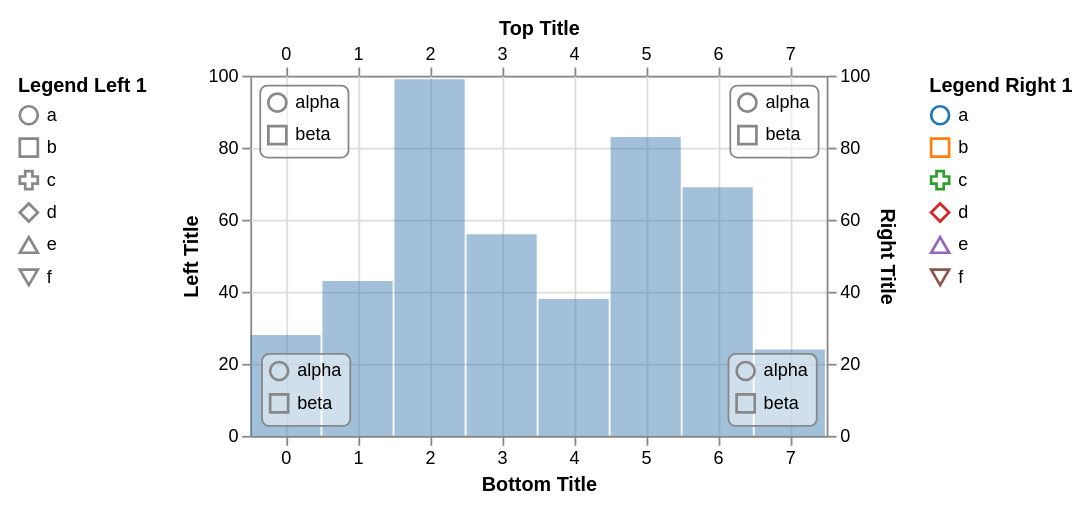

The specification (Vega-Lite) saved for this image:
### Vega specification from a JSON file in a GitHub repository (floating-point values rounded to 4 significant figures)
{"$schema": "https://vega.github.io/schema/vega/v3.0.json", "height": 200, "padding": 10, "signals": [{"name": "width", "update": "span(range('xscale'))"}, {"name": "cursor", "value": "default", "on": [{"events": {"marktype": "rect", "type": "mousedown"}, "update": {"value": "default"}}, {"events": {"marktype": "rect", "type": "mouseover"}, "update": {"value": "ew-resize"}}, {"events": {"marktype": "rect", "type": "mouseout"}, "update": {"value": "default"}}]}], "data": [{"name": "values", "values": [{"x": 0, "y": 28}, {"x": 1, "y": 43}, {"x": 2, "y": 99}, {"x": 3, "y": 56}, {"x": 4, "y": 38}, {"x": 5, "y": 83}, {"x": 6, "y": 69}, {"x": 7, "y": 24}]}], "scales": [{"name": "xscale", "type": "band", "rangeStep": 40, "domain": {"data": "values", "field": "x"}}, {"name": "yscale", "type": "linear", "range": [{"signal": "height"}, 0], "domain": {"data": "values", "field": "y"}, "zero": true, "nice": true}, {"name": "shapeScale", "type": "ordinal", "domain": ["a", "b", "c", "d", "e", "f"], "range": ["circle", "square", "cross", "diamond", "triangle-up", "triangle-down"]}, {"name": "colorScale", "type": "ordinal", "domain": ["a", "b", "c", "d", "e", "f"], "scheme": "category10"}, {"name": "innerScale", "type": "ordinal", "domain": ["alpha", "beta"], "range": ["circle", "square"]}], "axes": [{"scale": "yscale", "orient": "left", "tickCount": 5, "grid": false, "domain": true, "title": "Left Title"}, {"scale": "yscale", "orient": "right", "tickCount": 5, "grid": true, "domain": true, "title": "Right Title"}, {"scale": "xscale", "orient": "top", "grid": false, "domain": true, "title": "Top Title"}, {"scale": "xscale", "orient": "bottom", "grid": true, "domain": true, "title": "Bottom Title"}], "legends": [{"shape": "shapeScale", "stroke": "colorScale", "title": "Legend Right 1"}, {"shape": "shapeScale", "orient": "left", "title": "Legend Left 1"}, {"shape": "innerScale", "orient": "top-left", "offset": 5, "padding": 4, "encode": {"legend": {"enter": {"fill": {"value": "#fff"}, "fillOpacity": {"value": 0.5}, "stroke": {"value": "#888"}, "cornerRadius": {"value": 4}}}}}, {"shape": "innerScale", "orient": "top-right", "offset": 5, "padding": 4, "encode": {"legend": {"enter": {"fill": {"value": "#fff"}, "fillOpacity": {"value": 0.5}, "stroke": {"value": "#888"}, "cornerRadius": {"value": 4}}}}}, {"shape": "innerScale", "orient": "bottom-left", "offset": 6, "padding": 4, "encode": {"legend": {"enter": {"fill": {"value": "#fff"}, "fillOpacity": {"value": 0.5}, "stroke": {"value": "#888"}, "cornerRadius": {"value": 4}}}}}, {"shape": "innerScale", "orient": "bottom-right", "interactive": true, "offset": 6, "padding": 4, "encode": {"legend": {"enter": {"cursor": {"value": "crosshair"}, "fill": {"value": "#fff"}, "fillOpacity": {"value": 0.5}, "stroke": {"value": "#888"}, "cornerRadius": {"value": 4}}, "update": {"stroke": {"value": "#888"}}, "hover": {"stroke": {"value": "#f8f"}}}}}], "marks": [{"type": "rect", "from": {"data": "values"}, "encode": {"enter": {"x": {"scale": "xscale", "field": "x"}, "width": {"scale": "xscale", "band": 1, "offset": -1}, "y": {"scale": "yscale", "field": "y"}, "y2": {"scale": "yscale", "value": 0}, "fill": {"value": "steelblue"}, "fillOpacity": {"value": 0.5}, "stroke": {"color": {"l": {"value": 50}, "a": {"value": 100}, "b": {"value": -20}}}, "cursor": {"value": "pointer"}}, "update": {"strokeWidth": {"value": 0}, "zindex": {"value": 0}}, "hover": {"strokeWidth": {"value": 5}, "zindex": {"value": 1}}}}]}
